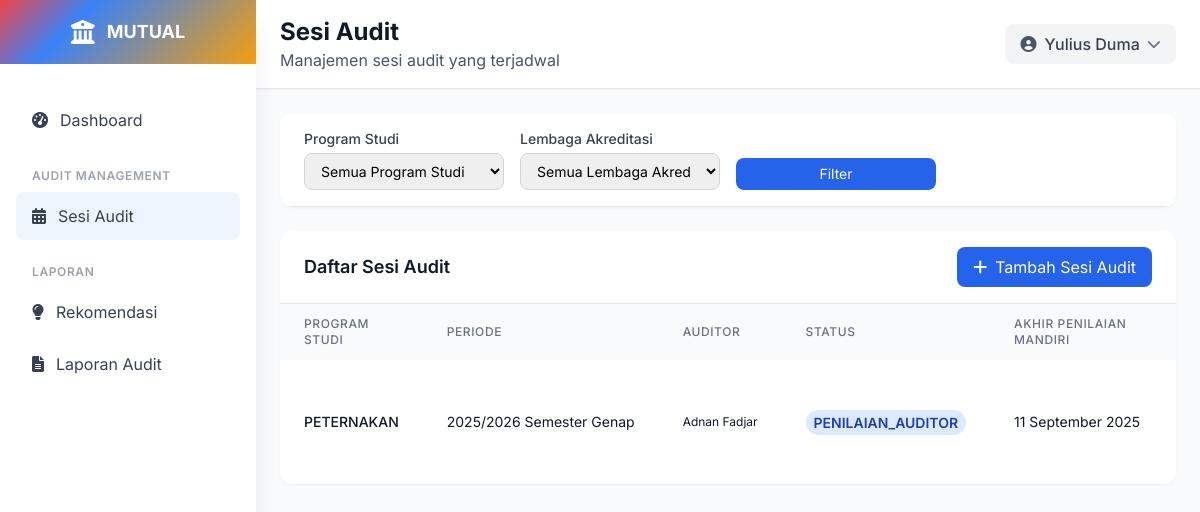
Screenshot of /audit-session/ (signed in) with the database file from the repository.
### ami/models.py (models this page shows, shortened)
class AuditSession(models.Model):
    program_studi = models.ForeignKey(ProgramStudi, on_delete=models.CASCADE, related_name='audit_sessions')
    tahun_akademik = models.CharField(max_length=9)  # Contoh: "2023/2024"
    semester = models.CharField(max_length=2, choices=[
        ('G', 'Ganjil'),
        ('P', 'Genap'),
    ])
    tanggal_mulai_penilaian_mandiri = models.DateField(blank=True, null=True)
    tanggal_selesai_penilaian_mandiri = models.DateField(blank=True, null=True)
    tanggal_mulai_penilaian_auditor = models.DateField(blank=True, null=True)
    tanggal_selesai_penilaian_auditor = models.DateField(blank=True, null=True)
    status = models.CharField(max_length=20, choices=[
        ('DRAFT', 'Draft'),
        ('PENILAIAN_MANDIRI', 'Penilaian Mandiri'),  # Diperbaiki typo
        ('PENILAIAN_AUDITOR', 'Penilaian Auditor'),  # Diperbaiki typo
        ('SELESAI', 'SELESAI'),
    ], default='DRAFT')
    auditor_ketua = models.ForeignKey(Auditor, on_delete=models.SET_NULL, null=True, blank=True, related_name='ketua_audit_sessions')
    auditor_anggota = models.ManyToManyField(Auditor, related_name='anggota_audit_sessions', blank=True)
    class Meta:
        verbose_name = "Sesi Audit"
        verbose_name_plural = "Sesi Audit"
        unique_together = ['program_studi', 'tahun_akademik', 'semester']
        ordering = ['-tanggal_mulai_penilaian_mandiri']

class ProgramStudi(models.Model):
    lembaga_akreditasi = models.ForeignKey(LembagaAkreditasi, on_delete=models.PROTECT, related_name='program_studi')
    kode = models.CharField(max_length=10, unique=True)
    nama = models.CharField(max_length=255)
    fakultas = models.CharField(max_length=200, choices=[
        ('FKIP', 'FKIP'),
        ('FISIP', 'FISIP'),
        ('FEB', 'FEB'),
        ('FAKUM', 'FAKUM'),
        ('FAPERTA', 'FAPERTA'),
        ('FATEK', 'FATEK'),
        ('FMIPA', 'FMIPA'),
        ('FAHUT', 'FAHUT'),
        ('FK', 'FK'),
        ('FAPETKAN', 'FAPETKAN'),
        ('FKM', 'FKM'),
        ('Pascasarjana', 'Pascasarjana'),
    ])
    jenjang = models.CharField(max_length=50, choices=[
        ('D3', 'Diploma 3'),
        ('D4', 'Diploma 4'),
        ('S1', 'Sarjana'),
        ('S2', 'Magister'),
        ('S3', 'Doktor'),
        ('Profesi','Profesi')
    ])
    akreditasi = models.CharField(max_length=50, blank=True, null=True, choices=[
        ('unggul', 'UNGGUL'),
        ('baik_sekali', 'BAIK SEKALI'),
        ('baik', 'BAIK'),
        ('A', 'A'),
        ('B', 'B'),
        ('C', 'C'),
        ('belum', 'Belum Terakreditasi')
    ] )
    tanggal_akreditasi = models.DateField(blank=True, null=True)
    class Meta:
        verbose_name = "Program Studi"
        verbose_name_plural = "Program Studi"
        ordering = ['kode']

class Auditor(models.Model):
    user = models.OneToOneField(User, on_delete=models.CASCADE)
    nuptk = models.CharField(max_length=20, unique=True)
    nama_lengkap = models.CharField(max_length=255)
    jabatan = models.CharField(max_length=255)
    unit_kerja = models.CharField(max_length=255)
    nomor_registrasi = models.CharField(max_length=50, blank=True, null=True)
    is_auditor_ketua = models.BooleanField(default=False)
    status = models.CharField(max_length=20, choices=[
        ('aktif', 'aktif'),
        ('tidak aktif', 'tidak aktif'),
    ], default='aktif')
    class Meta:
        verbose_name = "Auditor"
        verbose_name_plural = "Auditor"
        ordering = ['nama_lengkap']

### ami/views.py (the view)
# urls.py: path('audit-session/', views.audit_session_list, name='audit_session_list'),
@login_required
def audit_session_list(request):
    user_program_studi = get_user_program_studi(request.user)
    user_auditor = get_user_auditor(request.user)
    audit_session_list = AuditSession.objects.select_related(
        'program_studi', 'auditor_ketua'
    ).prefetch_related('auditor_anggota').all()
    if not request.user.is_superuser:
        if user_program_studi:
            audit_session_list = audit_session_list.filter(program_studi=user_program_studi)
        elif user_auditor:
            audit_session_list = audit_session_list.filter(
                Q(auditor_ketua=user_auditor) | Q(auditor_anggota=user_auditor)
            ).distinct()
    program_studi_id = request.GET.get('program_studi')
    if program_studi_id:
        audit_session_list = audit_session_list.filter(program_studi_id=program_studi_id)
    lembaga = request.GET.get('lembaga')
    if lembaga:
        audit_session_list = audit_session_list.filter(program_studi_id__lembaga_akreditasi=lembaga)
    audit_session_list = audit_session_list.order_by('-tanggal_mulai_penilaian_mandiri')
    paginator = Paginator(audit_session_list, 10)
    page_number = request.GET.get('page')
    audit_sessions = paginator.get_page(page_number)
    program_studi = ProgramStudi.objects.all().order_by('nama')
    lembaga = LembagaAkreditasi.objects.all().order_by('nama')
    return render(request, 'ami/audit_session_list.html', {
        'audit_sessions': audit_sessions,
        'program_studi': program_studi,
        'user_program_studi': user_program_studi,
        'user_auditor': user_auditor,
        'lembaga': lembaga
    })

### ami/views.py (called while the page is built)
def get_user_program_studi(user):
    try:
        if hasattr(user, 'koordinatorprogramstudi'):
            return user.koordinatorprogramstudi.program_studi
        return None
    except AttributeError:
        return None

def get_user_auditor(user):
    try:
        return user.auditor
    except AttributeError:
        return None

### templates/ami/audit_session_list.html (shortened to what this page needs)
{% extends 'base.html' %}
{% load static %}
{% block page_title %}Sesi Audit{% endblock %}
{% block page_subtitle %}Manajemen sesi audit yang terjadwal{% endblock %}
{% block content %}
<div class="p-4 lg:p-6">
    <div class="bg-white rounded-xl shadow-sm overflow-hidden mb-4 lg:mb-6">
        <div class="px-4 lg:px-6 py-4 border-b border-gray-200">
            <form method="get" class="grid grid-cols-1 md:grid-cols-4 gap-2 lg:gap-4">
                <div>
                    <label for="program_studi" class="block text-xs lg:text-sm font-medium text-gray-700 mb-1">Program Studi</label>
                    <select name="program_studi" id="program_studi" class="w-full border border-gray-300 rounded-lg px-2 py-1.5 lg:px-3 lg:py-2 focus:outline-none focus:ring-2 focus:ring-blue-500 focus:border-blue-500 text-xs lg:text-sm">
                        <option value="">Semua Program Studi</option>
                    </select>
                </div>
                <div>
                    <label for="lembaga" class="block text-xs lg:text-sm font-medium text-gray-700 mb-1">Lembaga Akreditasi</label>
                    <select name="lembaga" id="lembaga" class="w-full border border-gray-300 rounded-lg px-2 py-1.5 lg:px-3 lg:py-2 focus:outline-none focus:ring-2 focus:ring-blue-500 focus:border-blue-500 text-xs lg:text-sm">
                        <option value="">Semua Lembaga Akreditasi </option>
                    </select>
                </div>
                <div class="flex items-end">
                    <button type="submit" class="w-full bg-blue-600 hover:bg-blue-700 text-white px-3 py-1.5 rounded-lg text-sm">
                        Filter
                    </button>
                </div>
            </form>
        </div>
    </div>
    <div class="bg-white rounded-xl shadow-sm overflow-hidden">
        <div class="px-4 lg:px-6 py-4 border-b border-gray-200 flex flex-col sm:flex-row sm:justify-between sm:items-center space-y-2 sm:space-y-0">
            <h3 class="text-lg font-semibold text-gray-900">Daftar Sesi Audit</h3>
            <div class="flex flex-col sm:flex-row space-y-2 sm:space-y-0 sm:space-x-2 w-full sm:w-auto">
                <a href="{% url 'ami:audit_session_create' %}" class="bg-blue-600 hover:bg-blue-700 text-white px-4 py-2 rounded-lg flex items-center justify-center w-full sm:w-auto">
                    <i class="fas fa-plus mr-2"></i> Tambah Sesi Audit
                </a>
            </div>
        </div>
        <div class="overflow-x-auto">
            <table class="w-full">
                <thead class="bg-gray-50">
                    <tr>
                        <th class="px-3 lg:px-6 py-3 text-left text-xs font-medium text-gray-500 uppercase tracking-wider">Program Studi</th>
                        <th class="px-3 lg:px-6 py-3 text-left text-xs font-medium text-gray-500 uppercase tracking-wider hidden sm:table-cell">Periode</th>
                        <th class="px-3 lg:px-6 py-3 text-left text-xs font-medium text-gray-500 uppercase tracking-wider hidden md:table-cell">Auditor</th>
                        <th class="px-3 lg:px-6 py-3 text-left text-xs font-medium text-gray-500 uppercase tracking-wider">Status</th>
                        <th class="px-3 lg:px-6 py-3 text-left text-xs font-medium text-gray-500 uppercase tracking-wider">Akhir Penilaian Mandiri</th>
                        <th class="px-3 lg:px-6 py-3 text-left text-xs font-medium text-gray-500 uppercase tracking-wider">Akhir Penilaian Auditor</th>
                    </tr>
                </thead>
                <tbody class="bg-white divide-y divide-gray-200">
                    {% for session in audit_sessions %}
                    <tr class="hover:bg-gray-50 transition-colors">
                        <td class="px-3 lg:px-6 py-4 whitespace-nowrap">
                            <div class="text-xs lg:text-sm font-medium text-gray-900">{{ session.program_studi.nama }}</div>
                        </td>
                        <td class="px-3 lg:px-6 py-4 whitespace-nowrap text-xs lg:text-sm text-gray-900 hidden sm:table-cell">
                            {{ session.tahun_akademik }} Semester {{ session.get_semester_display }}
                        </td>
                        <td class="px-3 lg:px-6 py-4 whitespace-nowrap text-xs lg:text-gray-900 hidden md:table-cell">
                            {% if session.auditor_ketua %}
                                {{ session.auditor_ketua.nama_lengkap }}
                            {% else %}
                                -
                            {% endif %}
                        </td>
                        <td class="px-3 lg:px-6 py-4 whitespace-nowrap">
                            <span class="px-1 py-0.5 lg:px-2 lg:py-1 text-xs lg:text-sm font-semibold rounded-full bg-blue-100 text-blue-800">{{session.status}}</span>
                        </td>
                        <td class="px-3 lg:px-6 py-4 whitespace-nowrap text-xs lg:text-sm text-gray-900 hidden sm:table-cell">
                            {{ session.tanggal_selesai_penilaian_mandiri |date:"j F Y"}}
                        </td>
                        <td class="px-3 lg:px-6 py-4 whitespace-nowrap text-xs lg:text-sm text-gray-900 hidden sm:table-cell">
                        </td>
                    </tr>
                    {% empty %}
                    <tr>
                        <td colspan="5" class="px-4 lg:px-6 py-4 text-center text-gray-500 text-sm">Tidak ada sesi audit yang terdaftar</td>
                    </tr>
                    {% endfor %}
                </tbody>
            </table>
        </div>
    </div>
</div>
{% endblock %}

### templates/base.html (shortened to what this page needs)
<!DOCTYPE html>
<html lang="id">
<head>
    <script src="https://cdn.tailwindcss.com"></script>
    <link href="https://cdnjs.cloudflare.com/ajax/libs/font-awesome/6.0.0/css/all.min.css" rel="stylesheet">
    <link href="https://cdn.jsdelivr.net/npm/select2@4.1.0-rc.0/dist/css/select2.min.css" rel="stylesheet" />
    <link href="https://cdn.jsdelivr.net/npm/select2-bootstrap-5-theme@1.3.0/dist/select2-bootstrap-5-theme.min.css" rel="stylesheet" />
</head>
<body class="bg-gray-50">
    <div class="fixed inset-y-0 left-0 z-50 w-64 bg-white shadow-xl transform transition-transform duration-300 ease-in-out lg:translate-x-0 -translate-x-full flex flex-col" id="sidebar">
        <div class="flex items-center justify-center h-16 gradient-bg flex-shrink-0">
            <div class="flex items-center space-x-3">
                <i class="fas fa-university text-white text-2xl"></i>
                <span class="text-white font-bold text-lg">MUTUAL</span>
            </div>
        </div>
        <nav class="flex-1 overflow-y-auto mt-8 px-4 pb-4 ">
            <div class="space-y-2">
                <a href="{% url 'ami:dashboard' %}" class="sidebar-item flex items-center px-4 py-3 text-gray-700 rounded-lg transition-all duration-200 {% if request.resolver_match.url_name == 'dashboard' %}bg-blue-50 text-blue-600{% else %}hover:bg-gray-50{% endif %}">
                    <i class="fas fa-tachometer-alt mr-3"></i>
                    <span>Dashboard</span>
                </a>
                <div class="pt-4">
                    <p class="px-4 text-xs font-semibold text-gray-400 uppercase tracking-wider">Audit Management</p>
                    <div class="mt-2 space-y-1">
                        <a href="{% url 'ami:audit_session_list' %}" class="sidebar-item flex items-center px-4 py-3 text-gray-700 rounded-lg transition-all duration-200 {% if request.resolver_match.url_name == 'audit_session_list' %}bg-blue-50 text-blue-600{% else %}hover:bg-gray-50{% endif %}">
                            <i class="fas fa-calendar-alt mr-3"></i>
                            <span>Sesi Audit</span>
                        </a>
                    </div>
                </div>
                <div class="pt-4">
                    <p class="px-4 text-xs font-semibold text-gray-400 uppercase tracking-wider">Laporan</p>
                    <div class="mt-2 space-y-1">
                        <a href="#" class="sidebar-item flex items-center px-4 py-3 text-gray-700 rounded-lg transition-all duration-200 hover:bg-gray-50">
                            <i class="fas fa-lightbulb mr-3"></i>
                            <span>Rekomendasi</span>
                        </a>
                        <a href="{% url 'ami:laporan_index_audit' %}"
                            class="sidebar-item flex items-center px-4 py-3 text-gray-700 rounded-lg transition-all duration-200 {% if request.resolver_match.url_name == 'laporan_index_audit' %}bg-blue-50 text-blue-600{% else %}hover:bg-gray-50{% endif %}">
                            <i class="fas fa-file-alt mr-3"></i>
                            <span>Laporan Audit</span>
                        </a>
                    </div>
                </div>
            </div>
        </nav>
    </div>
    <div class="lg:ml-64 flex flex-col min-h-screen">
        <header class="bg-white shadow-sm border-b border-gray-200">
            <div class="flex items-center justify-between px-4 lg:px-6 py-4 print:hidden ">
                <div class="lg:block hidden">
                    <h1 class="text-xl lg:text-2xl font-bold text-gray-900">{% block page_title %}{% endblock %}</h1>
                    <p class="text-gray-600">{% block page_subtitle %}{% endblock %}</p>
                </div>
                <div class="flex items-center space-x-4">
                    <div class="relative print:hidden">
                        <button id="profileButton" class="flex items-center space-x-2 bg-gray-100 hover:bg-gray-200 px-4 py-2 rounded-lg transition-colors">
                            <i class="fas fa-user-circle text-gray-600"></i>
                            <span class="text-gray-700 font-medium">{{ user.get_full_name|default:user.username }}</span>
                            <i class="fas fa-chevron-down text-gray-500 text-sm transition-transform" id="chevronIcon"></i>
                        </button>
                    </div>
                </div>
            </div>
        </header>
        {% block content %}{% endblock %}
    </div>
</body>
</html>

### templates/base.html (style rules this page uses)
body { font-family: 'Inter', sans-serif; }
.gradient-bg { background: linear-gradient(135deg, #ef4444 0%, #3b82f6 30%, #f59e0b 100%) }

### rows the page displays
AuditSession: program_studi.nama "PETERNAKAN", tahun_akademik "2025/2026", semester "Genap", auditor_ketua.nama_lengkap "Adnan Fadjar", status "PENILAIAN_AUDITOR", tanggal_selesai_penilaian_mandiri "11 September 2025"

### other values shown
{{ user.get_full_name|default:user.username }} "Yulius Duma"
